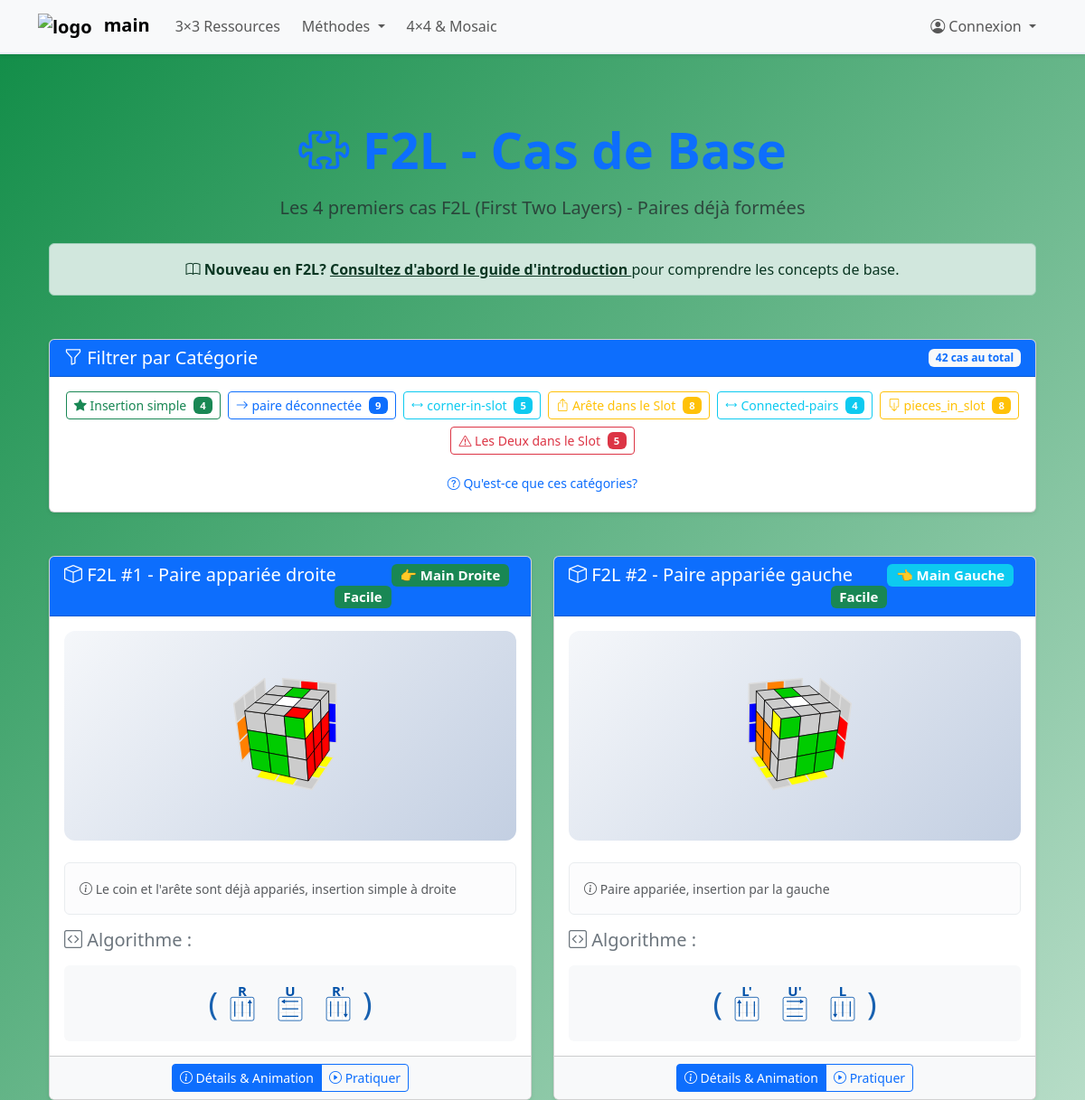
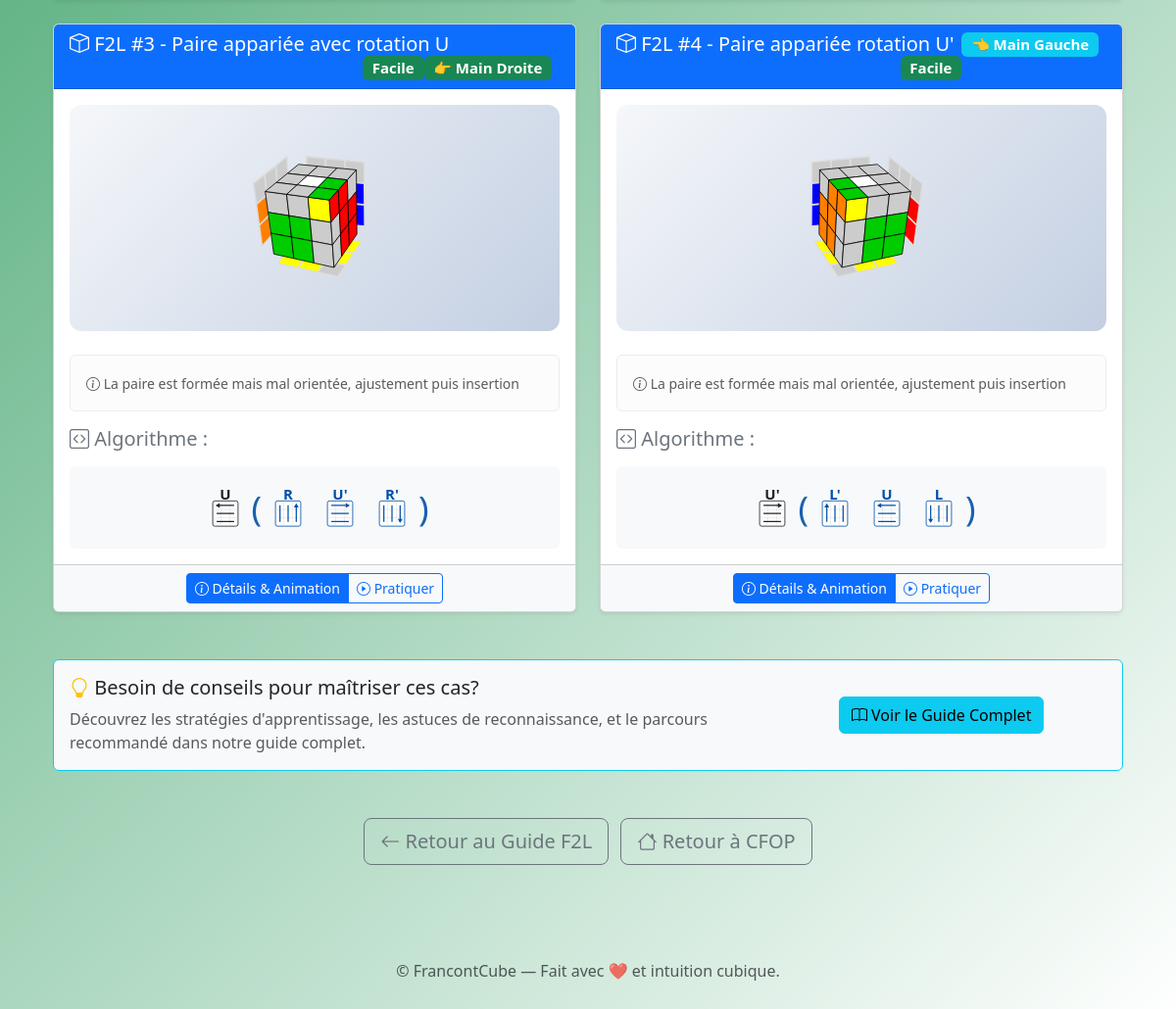
Screenshot of /main/methods/cfop/f2l/basic/ with the database file from the repository (2 pictures, top to bottom).
### cube/models.py (models this page shows, shortened)
class CubeState(models.Model):
    METHOD_CHOICES = [
        ("cubienewbie", "CubieNewbie"),
        ("beginner", "Beginner"),
        ("cfop", "CFOP"),
        ("roux", "Roux"),
        ("zz", "ZZ"),
    ]
    DIFFICULTY_CHOICES = [
        ('facile', 'Facile'),
        ('moyen', 'Moyen'),
        ('difficile', 'Difficile'),
    ]
    name = models.CharField(max_length=100)
    slug = models.SlugField(unique=True, blank=True)
    json_state = models.JSONField()
    json_highlight = models.JSONField(blank=True, null=True)
    algorithm = models.TextField(blank=True)
    description = models.TextField(blank=True)
    step_number = models.PositiveIntegerField(default=1)
    method = models.CharField(max_length=20, choices=METHOD_CHOICES, default="beginner")
    hand_orientation = models.CharField(
        max_length=10,
        choices=[('right', 'Main Droite'), ('left', 'Main Gauche')],
        default='right',
    )
    category = models.CharField(max_length=50, blank=True)
    difficulty = models.CharField(max_length=20, blank=True, choices=DIFFICULTY_CHOICES)
    roofpig_setup = models.TextField(blank=True)
    roofpig_colored = models.TextField(blank=True)
    roofpig_flags = models.CharField(max_length=200, blank=True, default='showalg')
    camera_longitude = models.FloatField(
        default=-25.0,
        help_text="cubing.js camera horizontal angle. Negative = more front face visible."
    )
    camera_latitude = models.FloatField(
        default=22.0,
        help_text="cubing.js camera vertical angle. Higher = more top-down view."
    )
    stickering = models.CharField(
        max_length=30,
        blank=True,
        default='full',
        help_text="cubing.js stickering: full | OLL | PLL | F2L | LL | Cross"
    )
    LEFT_HAND_MAP = {
        'F':  'L',
        "F'": "L'",
        'F2': 'L2',
    }
    def _apply_hand_substitution(self, moves):
        if self.hand_orientation != 'left':
            return moves
        return [self.LEFT_HAND_MAP.get(m, m) for m in moves]
    def get_algorithm_svg(self):
        if not self.algorithm or self.algorithm.strip() == '':
            return ''
        def move_to_svg(move, extra_class=''):
            display_move = self._apply_hand_substitution([move])[0]
            svg_id = display_move.replace("'", "-prime")
            css = f'move-icon {extra_class}'.strip()
            return (f'<svg class="{css}" aria-label="{display_move}" '
                f'width="52" height="52" style="width:52px;height:52px;min-width:0">'
                f'<use href="#{svg_id}"/></svg>')
        alg = self.algorithm.strip()
        tokens = []
        i = 0
        while i < len(alg):
            ch = alg[i]
            if ch == '(':
                depth, j = 1, i + 1
                while j < len(alg) and depth:
                    if alg[j] == '(':   depth += 1
                    elif alg[j] == ')': depth -= 1
                    j += 1
                inner = alg[i+1:j-1].strip()
                tokens.append({'type': 'group-paren',
                               'moves': [m for m in inner.split() if m]})
                i = j
            elif ch == ' ':
                i += 1
            else:
                j = i
                while j < len(alg) and alg[j] not in (' ', '(', ')', '[', ']'):
                    j += 1
                move = alg[i:j].strip()
                if move:
                    tokens.append({'type': 'move', 'moves': [move]})
                i = j
        parts = []
        for token in tokens:
            ttype = token['type']
            moves = token['moves']
            if ttype == 'group-paren':
                icons = ''.join(move_to_svg(m, 'group-paren') for m in moves)
                parts.append(
                    f'<span class="move-group move-group--paren">'
                    f'<span class="move-bracket">(</span>{icons}'
                    f'<span class="move-bracket">)</span></span>'
                )
            else:
                parts.append(move_to_svg(moves[0]))
        return mark_safe('\n'.join(parts))

### main/views/cfop/f2l.py (the view)
# urls.py: path('methods/cfop/f2l/basic/', views.cfop_f2l_basic, name='cfop_f2l_basic'),
def cfop_f2l_basic(request, category=None):
    all_cases = CubeState.objects.filter(method='cfop', slug__startswith='f2l-').order_by('step_number')
    if category and category in F2L_CATEGORIES:
        cat_info = F2L_CATEGORIES[category]
        slug_nums = cat_info['slug_range']
        slugs = [f'f2l-{num:02d}' for num in slug_nums]
        page_title = cat_info['name']
        page_description = cat_info['description']
    else:
        slugs = ['f2l-01', 'f2l-02', 'f2l-03', 'f2l-04']
        page_title = 'F2L - Cas de Base'
        page_description = 'Les 4 premiers cas F2L (First Two Layers) - Paires déjà formées'
    cube_states = OrderedDict()
    for slug in slugs:
        try:
            cube_states[slug] = CubeState.objects.get(slug=slug)
        except CubeState.DoesNotExist:
            cube_states[slug] = None
    cube_states_json = {}
    for slug, state in cube_states.items():
        if state and state.json_state:
            cube_states_json[slug] = {
                'json_state': state.json_state,
                'json_highlight': state.json_highlight if state.json_highlight else {},
            }
        else:
            cube_states_json[slug] = None
    json_string = json.dumps(cube_states_json)
    categories_nav = []
    for cat_key, cat_data in F2L_CATEGORIES.items():
        categories_nav.append({
            'key': cat_key,
            'name': cat_data['name'],
            'description': cat_data['description'],
            'icon': cat_data['icon'],
            'color': cat_data['color'],
            'url': reverse('main:cfop_f2l_category', kwargs={'category': cat_key}),
            'active': cat_key == category,
            'count': len(list(cat_data['slug_range']))
        })
    context = {
        'cube_states': cube_states,
        'cube_states_json': json_string,
        'page_title': page_title,
        'page_description': page_description,
        'current_category': category,
        'categories': categories_nav,
        'total_cases': all_cases.count(),
    }
    return render(request, 'main/methods/cfop/f2l_basic.html', context)

### main/templates/main/methods/cfop/f2l_basic.html (shortened to what this page needs)
{% extends "main/partials/base.html" %}
{% load static %}
{% block content %}
{% include "cube/partials/_cube_svg_RL.html" %}
<div class="container py-5">
    <div class="text-center mb-5">
        <h1 class="display-4 fw-bold text-primary mb-3">
            <i class="bi bi-puzzle"></i> {{ page_title }}
        </h1>
        <p class="lead text-muted">{{ page_description }}</p>
        {% if current_category %}
            <div class="alert alert-info mt-4" role="alert">
                <i class="bi bi-lightbulb"></i> <strong>Conseil :</strong>
                Explorez les {{ cube_states|length }} cas de cette catégorie. Chaque cas a son animation 3D interactive!
            </div>
        {% else %}
            <div class="alert alert-success mt-4" role="alert">
                <i class="bi bi-book"></i> <strong>Nouveau en F2L?</strong>
                <a href="{% url 'main:cfop_f2l_intro' %}" class="alert-link">
                    Consultez d'abord le guide d'introduction
                </a>
                pour comprendre les concepts de base.
            </div>
        {% endif %}
    </div>
    <div class="card mb-5 shadow-sm">
        <div class="card-header bg-primary text-white d-flex justify-content-between align-items-center">
            <h5 class="mb-0">
                <i class="bi bi-funnel"></i> Filtrer par Catégorie
            </h5>
            <span class="badge bg-light text-primary">{{ total_cases }} cas au total</span>
        </div>
        <div class="card-body">
            <div class="d-flex flex-wrap gap-2 justify-content-center">
                {% for cat in categories %}
                <a href="{{ cat.url }}"
                   class="btn {% if cat.active %}btn-{{ cat.color }}{% else %}btn-outline-{{ cat.color }}{% endif %} btn-sm">
                    <i class="{{ cat.icon }}"></i>
                    {{ cat.name }}
                    <span class="badge {% if cat.active %}bg-light text-{{ cat.color }}{% else %}bg-{{ cat.color }}{% endif %}">
                        {{ cat.count }}
                    </span>
                </a>
                {% endfor %}
            </div>
            <div class="text-center mt-3">
                <a href="{% url 'main:cfop_f2l_intro' %}#categories"
                   class="btn btn-link btn-sm text-decoration-none">
                    <i class="bi bi-question-circle"></i> Qu'est-ce que ces catégories?
                </a>
            </div>
        </div>
    </div>
    <div class="row g-4 g-sm-4 g-2-mobile">
        {% for slug, cube_state in cube_states.items %}
            {% if cube_state %}
            <div class="col-6">
                <div class="card shadow-sm h-100 f2l-case-card">
                    <div class="card-header bg-primary text-white">
                        <h4 class="mb-0">
                            <i class="bi bi-box"></i> {{ cube_state.name }}
                            {% if cube_state.hand_orientation == 'left' %}
                            <span class="badge bg-info float-end me-2">
                                👈 Main Gauche
                            </span>
                            {% elif cube_state.hand_orientation == 'right' %}
                            <span class="badge bg-success float-end me-2">
                                👉 Main Droite
                            </span>
                            {% endif %}
                            {% if cube_state.difficulty %}
                            <span class="badge float-end
                                {% if cube_state.difficulty == 'facile' %}bg-success
                                {% elif cube_state.difficulty == 'moyen' %}bg-warning
                                {% else %}bg-danger{% endif %}">
                                {{ cube_state.difficulty|capfirst }}
                            </span>
                            {% endif %}
                        </h4>
                    </div>
                    <div class="card-body">
                        <div class="cube-container mb-4 text-center">
                            <div id="cube-{{ slug }}"
                                 class="cube-visualization"
                                 data-orientation="{{ cube_state.hand_orientation|default:'right' }}">
                            </div>
                        </div>
                        {% if cube_state.description %}
                        <div class="alert alert-light mb-3">
                            <small class="text-muted">
                                <i class="bi bi-info-circle"></i> {{ cube_state.description }}
                            </small>
                        </div>
                        {% endif %}
                        <div class="algorithm-section">
                            <h5 class="text-secondary mb-3">
                                <i class="bi bi-code-square"></i> Algorithme :
                            </h5>
                            <div class="moves-preview d-flex flex-wrap justify-content-center p-3 bg-light rounded">
                                {{ cube_state.get_algorithm_svg }}
                            </div>
                        </div>
                    </div>
                    <div class="card-footer text-center bg-light">
                        <div class="btn-group" role="group">
                            <a href="{% url 'cube:f2l_case_detail' slug=slug %}" class="btn btn-primary btn-sm">
                                <i class="bi bi-info-circle"></i> Détails & Animation
                            </a>
                            <a href="{% url 'training:trainer_from_f2l' slug=slug %}?return_url={{ request.path }}" class="btn btn-outline-primary btn-sm">
                                <i class="bi bi-play-circle"></i> Pratiquer
                            </a>
                        </div>
                    </div>
                </div>
            </div>
            {% endif %}
        {% endfor %}
    </div>
    <div class="card mt-5 border-info bg-light">
        <div class="card-body">
            <div class="row align-items-center">
                <div class="col-md-8">
                    <h5 class="mb-2">
                        <i class="bi bi-lightbulb text-warning"></i>
                        Besoin de conseils pour maîtriser ces cas?
                    </h5>
                    <p class="mb-0 text-muted">
                        Découvrez les stratégies d'apprentissage, les astuces de reconnaissance,
                        et le parcours recommandé dans notre guide complet.
                    </p>
                </div>
                <div class="col-md-4 text-center">
                    <a href="{% url 'main:cfop_f2l_intro' %}#tips"
                       class="btn btn-info">
                        <i class="bi bi-book"></i> Voir le Guide Complet
                    </a>
                </div>
            </div>
        </div>
    </div>
    <div class="text-center mt-5">
        <a href="{% url 'main:cfop_f2l_intro' %}" class="btn btn-outline-secondary btn-lg me-2">
            <i class="bi bi-arrow-left"></i> Retour au Guide F2L
        </a>
        <a href="{% url 'main:method_cfop' %}" class="btn btn-outline-secondary btn-lg">
            <i class="bi bi-house"></i> Retour à CFOP
        </a>
    </div>
</div>
{% endblock %}

### rows the page displays
CubeState: name "F2L #1 - Paire appariée droite", shows "👉 Main Droite", difficulty "Facile", description "Le coin et l'arête sont déjà appariés, insertion simple à droite", get_algorithm_svg "( )"
CubeState: name "F2L #2 - Paire appariée gauche", shows "👈 Main Gauche", difficulty "Facile", description "Paire appariée, insertion par la gauche", get_algorithm_svg "( )"
CubeState: name "F2L #3 - Paire appariée avec rotation U", shows "👉 Main Droite", difficulty "Facile", description "La paire est formée mais mal orientée, ajustement puis insertion", get_algorithm_svg "( )"
CubeState: name "F2L #4 - Paire appariée rotation U'", shows "👈 Main Gauche", difficulty "Facile", description "La paire est formée mais mal orientée, ajustement puis insertion", get_algorithm_svg "( )"

### other values shown
{{ page_title }} "F2L - Cas de Base"
{{ page_description }} "Les 4 premiers cas F2L (First Two Layers) - Paires déjà formées"
{{ total_cases }} "42"
{{ cat.name }} "Insertion simple" "paire déconnectée" "corner-in-slot" "Arête dans le Slot" "Connected-pairs" "pieces_in_slot" "Les Deux dans le Slot"
{{ cat.count }} "4" "9" "5" "8" "4" "8" "5"
